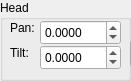
     <widget class="QGroupBox" name="gbHead">
      <property name="geometry">
       <rect>
        <x>20</x>
        <y>150</y>
        <width>131</width>
        <height>81</height>
       </rect>
      </property>
      <property name="title">
       <string>Head</string>
      </property>
      <widget class="QDoubleSpinBox" name="hdTxtPan">
       <property name="geometry">
        <rect>
         <x>40</x>
         <y>20</y>
         <width>81</width>
         <height>25</height>
        </rect>
       </property>
       <property name="keyboardTracking">
        <bool>false</bool>
       </property>
       <property name="decimals">
        <number>4</number>
       </property>
       <property name="minimum">
        <double>-1.570800000000000</double>
       </property>
       <property name="maximum">
        <double>1.570800000000000</double>
       </property>
       <property name="singleStep">
        <double>0.100000000000000</double>
       </property>
      </widget>
      <widget class="QLabel" name="hdLblPan">
       <property name="geometry">
        <rect>
         <x>10</x>
         <y>20</y>
         <width>31</width>
         <height>16</height>
        </rect>
       </property>
       <property name="text">
        <string>Pan:</string>
       </property>
      </widget>
      <widget class="QLabel" name="label">
       <property name="geometry">
        <rect>
         <x>10</x>
         <y>45</y>
         <width>31</width>
         <height>16</height>
        </rect>
       </property>
       <property name="text">
        <string>Tilt:</string>
       </property>
      </widget>
      <widget class="QDoubleSpinBox" name="hdTxtTilt">
       <property name="geometry">
        <rect>
         <x>40</x>
         <y>45</y>
         <width>81</width>
         <height>25</height>
        </rect>
       </property>
       <property name="keyboardTracking">
        <bool>false</bool>
       </property>
       <property name="decimals">
        <number>4</number>
       </property>
       <property name="minimum">
        <double>-1.000000000000000</double>
       </property>
       <property name="maximum">
        <double>1.000000000000000</double>
       </property>
       <property name="singleStep">
        <double>0.100000000000000</double>
       </property>
      </widget>
      <widget class="QLabel" name="hdLblHeadPoseLbl">
       <property name="geometry">
        <rect>
         <x>130</x>
         <y>20</y>
         <width>91</width>
         <height>16</height>
        </rect>
       </property>
       <property name="text">
        <string>Predefined:</string>
       </property>
      </widget>
      <widget class="QLineEdit" name="hdTxtPredefined">
       <property name="geometry">
        <rect>
         <x>130</x>
         <y>40</y>
         <width>161</width>
         <height>27</height>
        </rect>
       </property>
      </widget>
     </widget>
